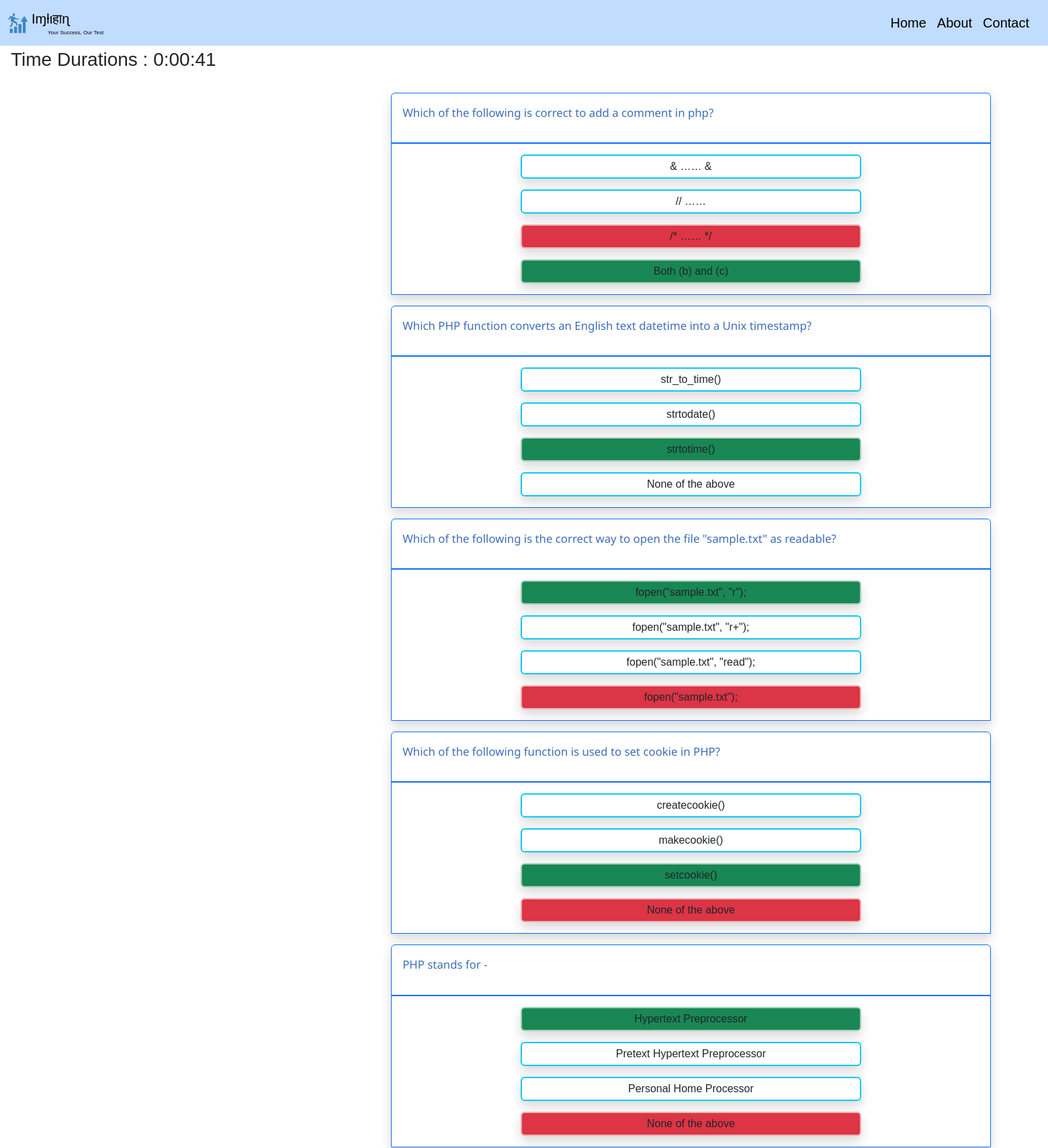
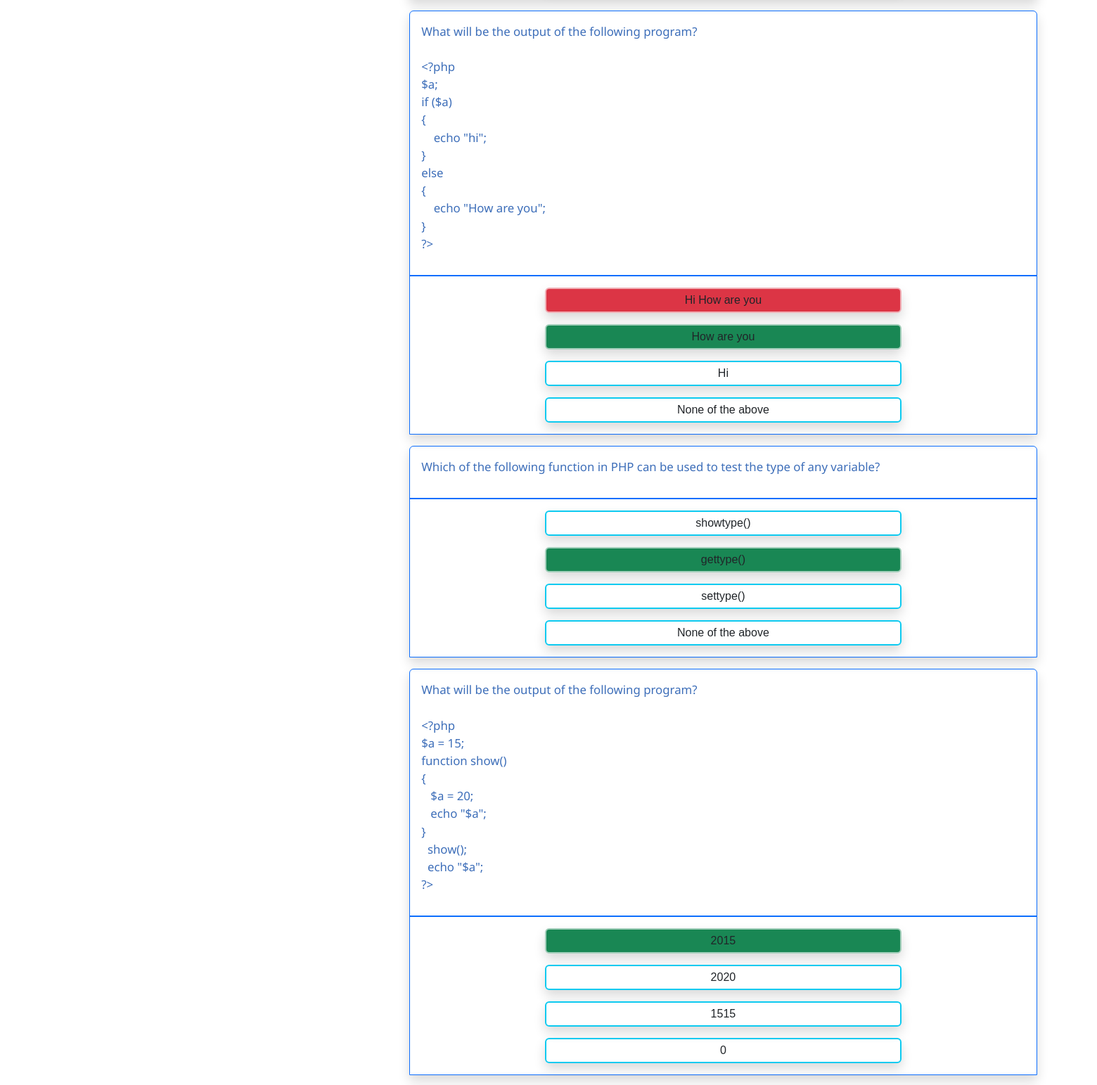
The app's page /resulthistory/4/ (signed in, upper part) with its own data (2 pictures, top to bottom).
### ots_app/models.py (models this page shows)
class Result(models.Model):
    resultid=models.BigAutoField(primary_key=True,auto_created=True)
    username=models.ForeignKey(Candidate,on_delete=models.CASCADE)
    title=models.CharField(max_length=20)
    date=models.DateField(auto_now=True)
    time=models.TimeField(auto_now=True)
    right=models.IntegerField()
    time_durations=models.CharField(max_length=50)
    wrong=models.IntegerField()
    points=models.FloatField()
    user_answer_option=models.TextField()

class Question(models.Model):
    Qid=models.BigAutoField(primary_key=True,auto_created=True)
    title=models.CharField(max_length=255)
    Question=models.TextField()
    img=models.ImageField(upload_to='Image',blank=True)
    option_a=models.CharField(max_length=255)
    option_b=models.CharField(max_length=255)
    option_c=models.CharField(max_length=255)
    option_d=models.CharField(max_length=255)
    answer=models.CharField(max_length=255)
    explanation=models.TextField(null=True)

### ots_app/views.py (the view)
# urls.py: path('resulthistory/<int:id1>/',oa.ShowResultHistory,name='result-history'),
    def ShowResultHistory(self,request,id1):
        if 'name' not in request.session.keys():
            return HttpResponseRedirect('login',request)
        res=Result.objects.get(resultid=id1)
        if request.session['username']==res.username.username:
            user_answer_option=res.user_answer_option
            user_answer_option=user_answer_option.strip('[]')
            user_answer_option=user_answer_option.split(',')
            temp=[]
            for i in user_answer_option:
                i=i.strip(" ").strip("'")
                temp.append(i)
            user_answer_option=temp
            Questions=[]
            time_durations=res.time_durations
            for t in user_answer_option:
                t=t.split("-")
                t[0]=t[0]
                t[1]=int(t[1])
                temp_dict={}
                temp_dict['border_color_a']='info'
                temp_dict['background_color_a']='bg-transparent'
                temp_dict['border_color_b']='info'
                temp_dict['background_color_b']='bg-transparent'
                temp_dict['border_color_c']='info'
                temp_dict['background_color_c']='bg-transparent'
                temp_dict['border_color_d']='info'
                temp_dict['background_color_d']='bg-transparent'
                q_obj=Question.objects.get(Qid=t[1])
                temp_dict['Question']=q_obj.Question
                answer=q_obj.answer
                temp_dict['option_a']=q_obj.option_a
                temp_dict['option_b']=q_obj.option_b
                temp_dict['option_c']=q_obj.option_c
                temp_dict['option_d']=q_obj.option_d
                if t[0]=='a':
                    temp_dict['border_color_a']='danger-subtle'
                    temp_dict['background_color_a']='bg-danger'
                elif t[0]=='b':
                    temp_dict['border_color_b']='danger-subtle'
                    temp_dict['background_color_b']='bg-danger'
                elif t[0]=='c':
                    temp_dict['border_color_c']='danger-subtle'
                    temp_dict['background_color_c']='bg-danger'
                else:
                    temp_dict['border_color_d']='danger-subtle'
                    temp_dict['background_color_d']='bg-danger'
                if answer==q_obj.option_a:
                    temp_dict['border_color_a']='success-subtle'
                    temp_dict['background_color_a']='bg-success'
                elif answer==q_obj.option_b:
                    temp_dict['border_color_b']='success-subtle'
                    temp_dict['background_color_b']='bg-success'
                elif answer==q_obj.option_c:
                    temp_dict['border_color_c']='success-subtle'
                    temp_dict['background_color_c']='bg-success'
                elif answer==q_obj.option_d:
                    temp_dict['border_color_d']='success-subtle'
                    temp_dict['background_color_d']='bg-success'
                temp_dict['explanation']=q_obj.explanation
                Questions.append(temp_dict)
            return render(request,'result_history.html',{'title':'result_history','Questions':Questions,'time_durations':time_durations})
        else:
            return HttpResponseRedirect('home',request)

### ots_app/templates/result_history.html (shortened to what this page needs)
{% extends 'base.html' %}
{% block content %}
<div class=" mt-5 ">
    {% if Questions %}
    <h3 class="m-3 pt-4">
        Time Durations : {{time_durations}}
    </h3>
    {% endif %}
    <div class="container ps-3">
        <div class="row size text-center  ">
            <center>
                {% for question in Questions %}
                <div class="col-sm-6 themed-grid-col border border-primary border-1 mt-3 shadow rounded-top">
                    <div class="border-bottom border-primary border-2">
                        <pre class="m-3" style="display: flex;">
                            <code style="text-align: start;display: flex;">
                                <p style="font-family: 'Noto Sans', sans-serif;font-size:larger;color:#3d6eb9">{{question.Question}}</p>
                            </code>
                        </pre>
                    </div>
                    <div>
                        <p class="m-3 pt-1 pb-1 border border-2 shadow rounded border-{{question.border_color_a}} {{question.background_color_a}}" style="width:57%;">
                            {{ question.option_a }}
                        </p>
                        <p class="m-3 pt-1 pb-1 border border-2  shadow rounded border-{{question.border_color_b}} {{question.background_color_b}}" style="width:57%;">
                            {{ question.option_b }}
                        </p>
                        <p class="m-3 pt-1 pb-1 border border-2 shadow  rounded border-{{question.border_color_c}} {{question.background_color_c}}" style="width:57%;">
                            {{ question.option_c }}
                        </p>
                        <p class="m-3 pt-1 pb-1 border border-2 shadow  rounded border-{{question.border_color_d}} {{question.background_color_d}}" style="width:57%;">
                            {{ question.option_d }}
                        </p>
                    </div>
                </div>
                {% endfor %}
            </center>
        </div>
    </div>
{% endblock %}

### ots_app/static/enroll/css/logins_style.css (style rules this page uses)
@media screen and (min-device-width: 576px) and (max-device-width: 978px) { .size { width: 140%; } }

### ots_app/static/enroll/css/notification_style.css (style rules this page uses)
* { margin: 0; padding: 0; font-family: 'Poppins',sans-serif; box-sizing: border-box; }

### records on screen
Result: time_durations "0:00:41"
Question: Question "Which of the following is correct to add a comment in php?", option_a "& …… &", option_b "// ……", option_c "/* …… */", option_d "Both (b) and (c)"
Question: Question "Which PHP function converts an English text datetime into a Unix timestamp?", option_a "str_to_time()", option_b "strtodate()", option_c "strtotime()", option_d "None of the above"
Question: Question "Which of the following is the correct way to open the file \"sample.txt\" as readable?", option_a "fopen(\"sample.txt\", \"r\");", option_b "fopen(\"sample.txt\", \"r+\");", option_c "fopen(\"sample.txt\", \"read\");", option_d "fopen(\"sample.txt\");"
Question: Question "Which of the following function is used to set cookie in PHP?", option_a "createcookie()", option_b "makecookie()", option_c "setcookie()", option_d "None of the above"
Question: Question "PHP stands for -", option_a "Hypertext Preprocessor", option_b "Pretext Hypertext Preprocessor", option_c "Personal Home Processor", option_d "None of the above"
Question: Question "What will be the output of the following program? <?php $a; if ($a) { echo \"hi\"; } else { echo \"How are you\"; } ?>", option_a "Hi How are you", option_b "How are you", option_c "Hi", option_d "None of the above"
Question: Question "Which of the following function in PHP can be used to test the type of any variable?", option_a "showtype()", option_b "gettype()", option_c "settype()", option_d "None of the above"
Question: Question "What will be the output of the following program? <?php $a = 15; function show() { $a = 20; echo \"$a\"; } show(); echo \"$a\"; ?>", option_a "2015", option_b "2020", option_c "1515"

### other values on screen
{{ question.option_d }} "0"
